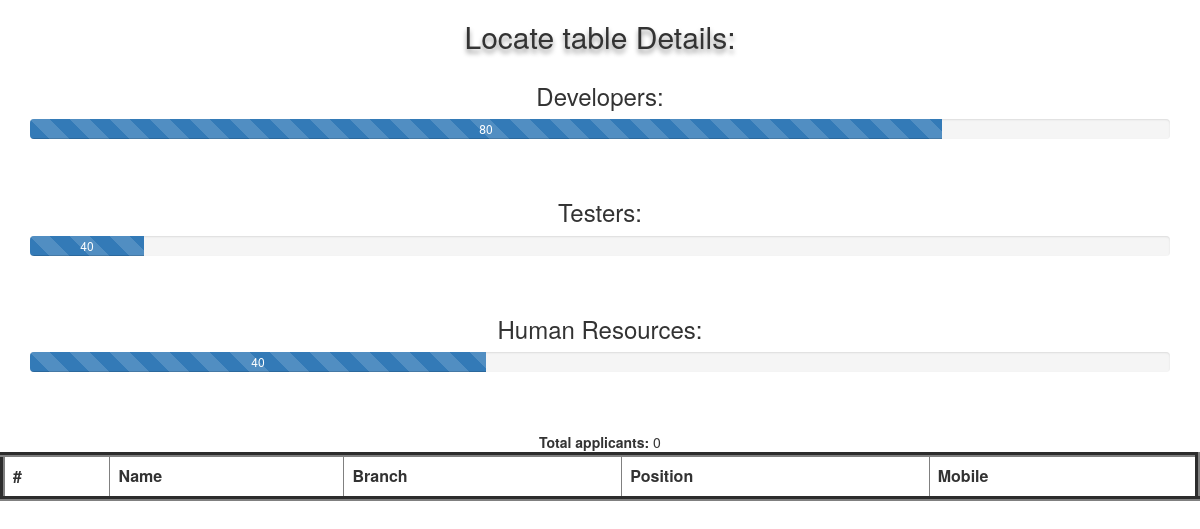
The app's page /tables/locate.php, older data.
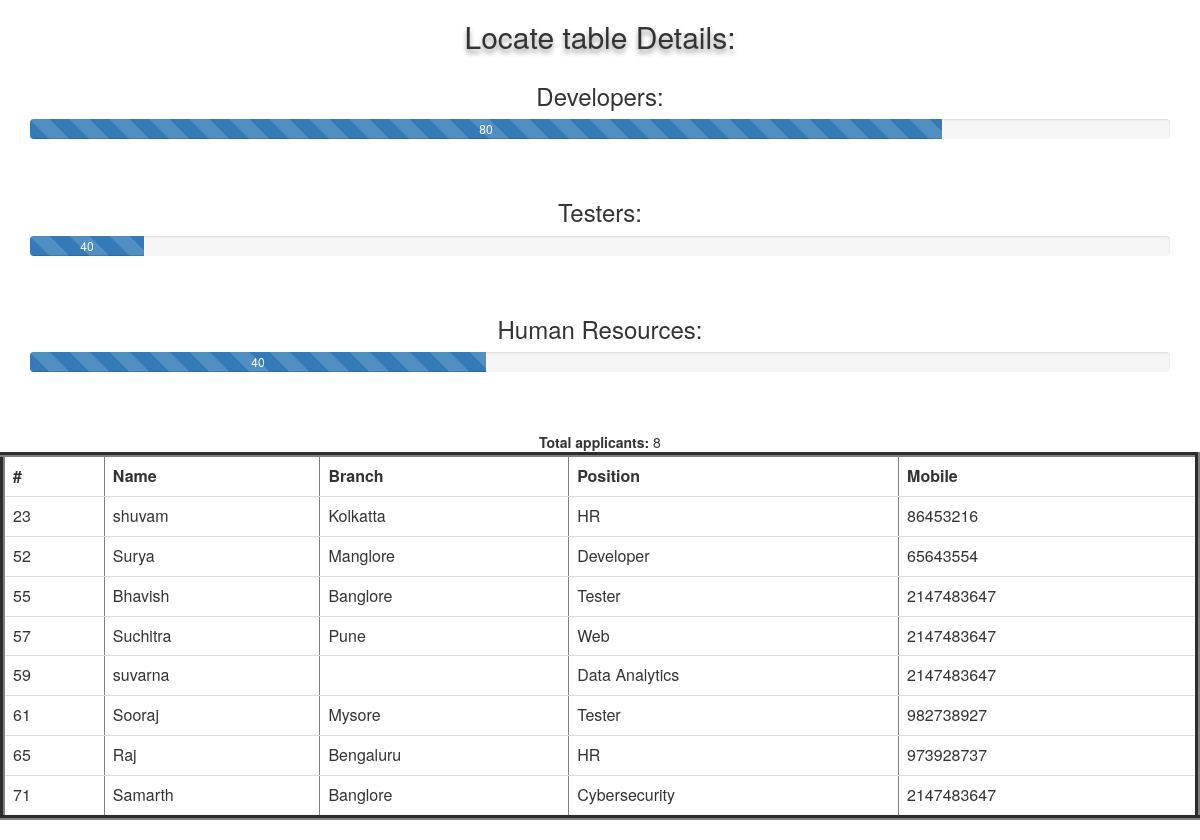
The same page, newer data.
### tables this page shows
CREATE TABLE `locate` (
  `id` int(11) NOT NULL,
  `name` varchar(100) NOT NULL,
  `branch` varchar(100) NOT NULL,
  `position` varchar(100) NOT NULL,
  `mobile` int(11) NOT NULL
);

### tables/locate.php (the view, shortened to what this page needs)
<?php
$link=new mysqli("localhost","root","","jobapp1");
$qlocate= mysqli_query($link, "SELECT * from `locate` ");
$lccount=0;
  echo "<center>";
  echo "<table class='table col-md-12' border='5'>
<tr>
<th>#</th>
<th>Name</th>
<th>Branch</th>
<th>Position</th>
<th>Mobile</th>
</tr>";
echo "</center>";
  while($row=mysqli_fetch_array($qlocate))
  {
      echo "<tr>";
      echo "<td>"; echo $row["id"]; echo "</td>";
      echo "<td>"; echo $row["name"]; echo "</td>";
      echo "<td>"; echo $row["branch"]; echo "</td>";
      echo "<td>"; echo $row["position"]; echo "</td>";
      echo "<td>"; echo $row["mobile"]; echo "</td>";
      echo "</tr>";
      $lccount= $lccount+1;
  }
$mxdev="40";
$count="40";
$rowd="100";
$rowh="80";
?>
<!DOCTYPE html>
<html lang="en">
<head>
    <link rel="stylesheet" href="https://maxcdn.bootstrapcdn.com/bootstrap/3.4.1/css/bootstrap.min.css">
</head>
<body>
<h2 style="text-align: center;text-shadow:0 4px 5px rgba(0,0,0,0.4);">Locate table Details:</h2>
<div class="container">
  <h3>Developers:</h3>
  <div class="progress">
    <div class="progress-bar progress-bar-striped active" role="progressbar" aria-valuenow="<?php echo $rowd; ?>" aria-valuemin="0" aria-valuemax="<?php echo $mxdev;?>" style="width:<?php echo $rowh;?>% ">
      <?php echo $rowh;?>
    </div>
  </div>
<br>
</div>
<div class="container">
  <h3>Testers:</h3>
  <div class="progress">
    <div class="progress-bar progress-bar-striped active" role="progressbar" aria-valuenow="<?php echo $count; ?>" aria-valuemin="0" aria-valuemax="100" style="width:<?php echo "10";?>% ">
      <?php echo "40";?>
    </div>
  </div>
<br>
</div>
<div class="container">
  <h3>Human Resources:</h3>
  <div class="progress">
    <div class="progress-bar progress-bar-striped active" role="progressbar" aria-valuenow="<?php echo $count; ?>" aria-valuemin="0" aria-valuemax="100" style="width:<?php echo $count;?>% ">
      <?php echo $count;?>
    </div>
  </div>
  <br><br>
  <?php
  echo "<b>Total applicants:</b> ". $lccount;
  ?>
</body>
</html>

Row changes from the older to the newer data that the page shows:
added locate: id "23", name "shuvam", branch "Kolkatta", position "HR", mobile "86453216"
added locate: id "52", name "Surya", branch "Manglore", position "Developer", mobile "65643554"
added locate: id "55", name "Bhavish", branch "Banglore", position "Tester", mobile "2147483647"
added locate: id "57", name "Suchitra", branch "Pune", position "Web", mobile "2147483647"
added locate: id "59", name "suvarna", position "Data Analytics", mobile "2147483647"
added locate: id "61", name "Sooraj", branch "Mysore", position "Tester", mobile "982738927"
added locate: id "65", name "Raj", branch "Bengaluru", position "HR", mobile "973928737"
added locate: id "71", name "Samarth", branch "Banglore", position "Cybersecurity", mobile "2147483647"
Text that changed along with them:
$lccount: "0" → "8"
